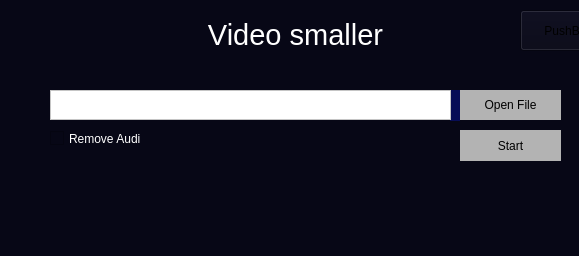
<?xml version="1.0" encoding="UTF-8"?>
<ui version="4.0">
 <class>MainWindow</class>
 <widget class="QMainWindow" name="MainWindow">
  <property name="geometry">
   <rect>
    <x>0</x>
    <y>0</y>
    <width>579</width>
    <height>256</height>
   </rect>
  </property>
  <property name="windowTitle">
   <string>MainWindow</string>
  </property>
  <property name="styleSheet">
   <string notr="true">background-color: rgb(7, 7, 22);</string>
  </property>
  <widget class="QWidget" name="centralwidget">
   <widget class="QPushButton" name="pushButton">
    <property name="geometry">
     <rect>
      <x>460</x>
      <y>90</y>
      <width>101</width>
      <height>30</height>
     </rect>
    </property>
    <property name="autoFillBackground">
     <bool>false</bool>
    </property>
    <property name="styleSheet">
     <string notr="true">background-color: rgb(179, 179, 179);
border:none;</string>
    </property>
    <property name="text">
     <string notr="true">Open File</string>
    </property>
    <property name="checkable">
     <bool>false</bool>
    </property>
    <property name="default">
     <bool>false</bool>
    </property>
    <property name="flat">
     <bool>false</bool>
    </property>
   </widget>
   <widget class="QWidget" name="widget" native="true">
    <property name="geometry">
     <rect>
      <x>450</x>
      <y>90</y>
      <width>10</width>
      <height>31</height>
     </rect>
    </property>
    <property name="styleSheet">
     <string notr="true">background-color: rgb(7, 13, 86);</string>
    </property>
   </widget>
   <widget class="QCheckBox" name="checkBox">
    <property name="geometry">
     <rect>
      <x>50</x>
      <y>130</y>
      <width>91</width>
      <height>17</height>
     </rect>
    </property>
    <property name="toolTip">
     <string>&lt;html&gt;&lt;head/&gt;&lt;body&gt;&lt;p&gt;&lt;span style=&quot; font-size:10pt; color:#ffffff;&quot;&gt;remove audio&lt;/span&gt;&lt;/p&gt;&lt;/body&gt;&lt;/html&gt;</string>
    </property>
    <property name="styleSheet">
     <string notr="true">background-color: rgb(7, 7, 22);
color: rgb(255, 255, 255);</string>
    </property>
    <property name="text">
     <string>Remove Audio</string>
    </property>
   </widget>
   <widget class="QLabel" name="label">
    <property name="geometry">
     <rect>
      <x>160</x>
      <y>10</y>
      <width>271</width>
      <height>51</height>
     </rect>
    </property>
    <property name="styleSheet">
     <string notr="true">color: rgb(255, 255, 255);
font: 8pt &quot;Yu Gothic UI&quot;;</string>
    </property>
    <property name="frameShape">
     <enum>QFrame::NoFrame</enum>
    </property>
    <property name="text">
     <string>&lt;html&gt;&lt;head/&gt;&lt;body&gt;&lt;p align=&quot;center&quot;&gt;&lt;span style=&quot; font-size:22pt;&quot;&gt;Video smaller&lt;/span&gt;&lt;/p&gt;&lt;/body&gt;&lt;/html&gt;</string>
    </property>
   </widget>
   <widget class="QTextEdit" name="textEdit">
    <property name="geometry">
     <rect>
      <x>50</x>
      <y>90</y>
      <width>401</width>
      <height>30</height>
     </rect>
    </property>
    <property name="styleSheet">
     <string notr="true">background-color: rgb(255, 255, 255);
font: 11pt &quot;MS Shell Dlg 2&quot;;</string>
    </property>
   </widget>
   <widget class="QPushButton" name="pushButton_2">
    <property name="geometry">
     <rect>
      <x>520</x>
      <y>10</y>
      <width>111</width>
      <height>41</height>
     </rect>
    </property>
    <property name="text">
     <string>PushButton</string>
    </property>
    <property name="icon">
     <iconset resource="../ok.qrc">
      <normaloff>:/newPrefix/Downloads/kisspng-discord-computer-icons-logo-computer-software-avatar-5acbe3fc6e08b9.3870054215233116124507.png</normaloff>:/newPrefix/Downloads/kisspng-discord-computer-icons-logo-computer-software-avatar-5acbe3fc6e08b9.3870054215233116124507.png</iconset>
    </property>
    <property name="iconSize">
     <size>
      <width>50</width>
      <height>50</height>
     </size>
    </property>
    <property name="checkable">
     <bool>false</bool>
    </property>
    <property name="flat">
     <bool>false</bool>
    </property>
   </widget>
   <widget class="QPushButton" name="pushButton_3">
    <property name="geometry">
     <rect>
      <x>460</x>
      <y>130</y>
      <width>101</width>
      <height>31</height>
     </rect>
    </property>
    <property name="styleSheet">
     <string notr="true">background-color: rgb(179, 179, 179);
font: 10pt &quot;MS Shell Dlg 2&quot;;
border:none;
</string>
    </property>
    <property name="text">
     <string>Start</string>
    </property>
   </widget>
  </widget>
 </widget>
 <resources>
  <include location="../ok.qrc"/>
 </resources>
 <connections/>
</ui>
